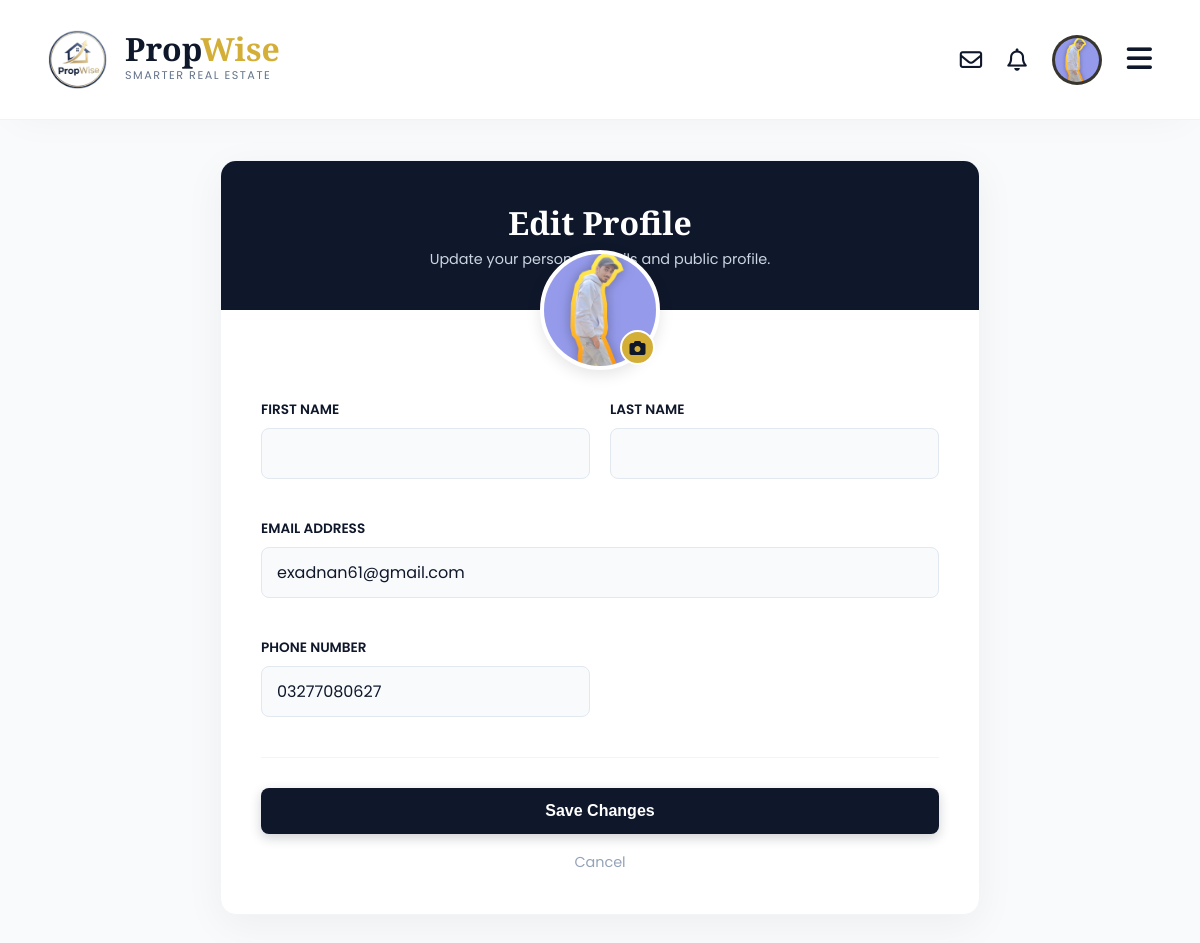
The app's page /accounts/profile/ (signed in) with its own data.
### accounts/models.py (models this page shows, shortened)
class User(AbstractUser):
    is_agent = models.BooleanField('Is agent', default=False)
    is_buyer = models.BooleanField('Is buyer', default=True) # By default, users are buyers
    phone_number = models.CharField(max_length=20, blank=True)
    profile_picture = models.ImageField(upload_to='profile_pics/', blank=True, null=True)
    favorites = models.ManyToManyField(
        Property,
        related_name="favorited_by",
        blank=True
    )

### accounts/views.py (the view)
# urls.py: path('profile/', account_views.profile_view, name='profile'),
@login_required(login_url='login')
def profile_view(request):
    if request.method == 'POST':
        form = CustomUserChangeForm(request.POST, request.FILES, instance=request.user)
        if form.is_valid():
            form.save()
            messages.success(request, 'Your profile has been updated successfully!')
            return redirect('homepage') # Redirect back to the same page
    else:
        form = CustomUserChangeForm(instance=request.user)
    context = {
        'form': form
    }
    return render(request, 'accounts/profile.html', context)

### accounts/forms.py
class CustomUserChangeForm(forms.ModelForm): # <-- 1. Inherit from ModelForm
    class Meta:
        model = User
        fields = ['first_name', 'last_name', 'email', 'phone_number', 'profile_picture']
        widgets = {
            'first_name': forms.TextInput(attrs={'class': 'form-control'}),
            'last_name': forms.TextInput(attrs={'class': 'form-control'}),
            'email': forms.EmailInput(attrs={'class': 'form-control'}),
            'phone_number': forms.TextInput(attrs={'class': 'form-control'}),
        }

### accounts/context_processors.py (called while the page is built)
def notifications(request):
    if request.user.is_authenticated:
        unread_notifs = Notification.objects.filter(
            recipient=request.user,
            is_read=False
        )
        return {
            'notification_count': unread_notifs.count(),
            'notification_list': unread_notifs[:5] # Only show the top 5 in the dropdown
        }
    return {}

### accounts/templates/accounts/profile.html (shortened to what this page needs)
{% extends 'base.html' %}
{% load static %}
{% block content %}
<div class="settings-container">
    <div class="settings-card">
        <div class="settings-header">
            <h1 class="settings-title">Edit Profile</h1>
            <p class="settings-subtitle">Update your personal details and public profile.</p>
        </div>
        <form method="POST" enctype="multipart/form-data" class="settings-form">
            <div class="profile-pic-wrapper">
                {% if user.profile_picture %}
                    <img src="{{ user.profile_picture.url }}" alt="Profile" class="profile-img" id="preview-img">
                {% else %}
                    <div class="profile-img" id="preview-img" style="display:flex; align-items:center; justify-content:center; font-size:3rem; color:#cbd5e1; background:#f1f5f9;">
                        <i class="fa-solid fa-user"></i>
                    </div>
                {% endif %}
                <label for="id_profile_picture" class="upload-btn" title="Change Photo">
                    <i class="fa-solid fa-camera"></i>
                </label>
            </div>
            <div class="form-grid">
                {% for field in form %}
                    {% if field.name == 'profile_picture' %}
                        <div style="display:none;">{{ field }}</div>
                    {% else %}
                        <div class="form-group {% if field.name == 'bio' or field.name == 'address' or field.name == 'email' %}full-width{% endif %}">
                            <label for="{{ field.id_for_label }}" class="form-label">{{ field.label }}</label>
                            {{ field }}
                        </div>
                    {% endif %}
                {% endfor %}
            </div>
            <hr style="border:0; border-top:1px solid #f1f5f9; margin: 20px 0 30px;">
            <button type="submit" class="btn-save">Save Changes</button>
            <div style="text-align:center; margin-top:15px;">
                <a href="{% url 'homepage' %}" style="color:#94a3b8; font-size:0.9rem;">Cancel</a>
            </div>
        </form>
    </div>
</div>
{% endblock content %}

### templates/base.html (shortened to what this page needs)
{% load static %}
<!DOCTYPE html>
<html lang="en">
<head>
    <link rel="stylesheet" href="https://cdnjs.cloudflare.com/ajax/libs/font-awesome/6.4.0/css/all.min.css">
</head>
<body>
    <nav class="navbar">
        <a href="{% url 'homepage' %}" class="nav-brand">
            <img src="{% static 'images/logo.png' %}" alt="PropWise">
            <div class="brand-text-col">
                <div class="brand-main">Prop<span>Wise</span></div>
                <div class="brand-tagline">Smarter Real Estate</div>
            </div>
        </a>
        <div class="nav-right">
            {% if user.is_authenticated %}
                <a href="{% url 'chat_inbox' %}" class="nav-icon" title="Messages">
                    <i class="fa-regular fa-envelope"></i>
                </a>
                <div class="nav-icon" onclick="toggleID('notif-drop')" title="Notifications">
                    <i class="fa-regular fa-bell"></i>
                </div>
                <div class="user-menu-container">
                    <div class="user-avatar" onclick="toggleID('user-drop')">
                        {% if user.profile_picture %}
                            <img src="{{ user.profile_picture.url }}" alt="{{ user.username }}">
                        {% else %}
                            <i class="fa-regular fa-user"></i>
                        {% endif %}
                    </div>
                </div>
            {% else %}
                <a href="{% url 'login' %}" class="nav-link">Log In</a>
                <a href="{% url 'signup' %}" class="btn-create">Sign Up</a>
            {% endif %}
            <div class="hamburger" onclick="toggleID('mobile-menu')">
                <i class="fa-solid fa-bars"></i>
            </div>
        </div>
    </nav>
    {% block content %}
    {% endblock %}
</body>
</html>

### templates/base.html (style rules this page uses)
:root { --pw-navy: #0F172A; --pw-gold: #D4AF37; --pw-gold-hover: #B5952F; --pw-gold-glow: rgba(212, 175, 55, 0.5); --pw-bg: #ffffff; --pw-text-body: #334155; --pw-light-gray: #F8FAFC; }
* { margin: 0; padding: 0; box-sizing: border-box; }
body { font-family: 'Poppins', sans-serif; background-color: var(--pw-light-gray); color: var(--pw-text-body); padding-top: 120px; overflow-x: hidden; }
a { text-decoration: none; color: inherit; transition: all 0.3s ease; }
.navbar { position: fixed; top: 0; left: 0; width: 100%; height: 120px; background: #ffffff; display: flex; align-items: center; justify-content: space-between; padding: 0 4%; z-index: 1000; border-bottom: 1px solid rgba(0,0,0,0.05); box-shadow: 0 10px 40px -15px rgba(0,0,0,0.05); animation: slideDown 0.5s ease-out; }
.nav-brand { display: flex; align-items: center; gap: 18px; text-decoration: none; }
.nav-brand img { height: 85px; width: auto; object-fit: contain; mix-blend-mode: multiply; display: block; transition: transform 0.3s ease; }
.brand-text-col { display: flex; flex-direction: column; justify-content: center; }
.brand-main { font-family: 'Playfair Display', serif; font-size: 2rem; font-weight: 800; color: var(--pw-navy); line-height: 0.9; }
.brand-main span { color: var(--pw-gold); }
.brand-tagline { font-family: 'Poppins', sans-serif; font-size: 0.85rem; color: #64748b; font-weight: 400; letter-spacing: 1.5px; text-transform: uppercase; margin-top: 4px; }
.nav-right { display: flex; align-items: center; gap: 25px; }
.nav-icon { font-size: 1.4rem; color: var(--pw-navy); cursor: pointer; position: relative; transition: 0.3s; }
.user-menu-container { position: relative; }
.user-avatar { width: 50px; height: 50px; background: var(--pw-navy); color: var(--pw-gold); border-radius: 50%; display: flex; align-items: center; justify-content: center; font-weight: 600; font-size: 1.2rem; cursor: pointer; border: 3px solid rgba(212, 175, 55, 0.2); transition: all 0.3s; overflow: hidden; }
.user-avatar img { width: 100%; height: 100%; object-fit: cover; }
.hamburger { display: none; font-size: 1.8rem; cursor: pointer; color: var(--pw-navy); }
@media (max-width: 1200px) { .hamburger { display: block; } }
@media (max-width: 1200px) { .nav-brand img { height: 60px; } }
@media (max-width: 1200px) { .brand-tagline { font-size: 0.7rem; } }

### accounts/templates/accounts/profile.html (style rules this page uses)
.settings-container { max-width: 800px; margin: 40px auto; padding: 0 20px; }
.settings-card { background: white; border-radius: 16px; box-shadow: 0 10px 40px rgba(0,0,0,0.05); border: 1px solid #f1f5f9; overflow: hidden; }
.settings-header { background: var(--pw-navy); padding: 40px 30px; text-align: center; color: white; position: relative; }
.settings-title { font-family: 'Playfair Display', serif; font-size: 2rem; margin-bottom: 5px; }
.settings-subtitle { color: #cbd5e1; font-size: 0.9rem; }
.profile-pic-wrapper { position: relative; width: 120px; height: 120px; margin: -60px auto 30px; z-index: 10; }
.profile-img { width: 100%; height: 100%; border-radius: 50%; object-fit: cover; border: 4px solid white; box-shadow: 0 5px 15px rgba(0,0,0,0.1); background: #f1f5f9; }
.upload-btn { position: absolute; bottom: 5px; right: 5px; width: 35px; height: 35px; background: var(--pw-gold); color: var(--pw-navy); border-radius: 50%; display: flex; align-items: center; justify-content: center; cursor: pointer; border: 2px solid white; transition: 0.3s; }
.settings-form { padding: 0 40px 40px; }
.form-grid { display: grid; grid-template-columns: 1fr 1fr; gap: 20px; }
.form-group { margin-bottom: 20px; }
.form-group.full-width { grid-column: span 2; }
.form-label { display: block; font-size: 0.85rem; font-weight: 600; color: var(--pw-navy); margin-bottom: 8px; text-transform: uppercase; }
.settings-form input[type="text"], .settings-form input[type="email"], .settings-form input[type="number"], .settings-form input[type="tel"], .settings-form textarea, .settings-form select { width: 100%; padding: 12px 15px; border: 1px solid #e2e8f0; border-radius: 8px; font-family: 'Poppins', sans-serif; font-size: 1rem; color: var(--pw-navy); background: #f8fafc; transition: all 0.3s; }
.btn-save { width: 100%; padding: 14px; background: var(--pw-navy); color: white; border: none; border-radius: 8px; font-size: 1rem; font-weight: 600; cursor: pointer; transition: 0.3s; box-shadow: 0 4px 12px rgba(15, 23, 42, 0.2); }

### records on screen
User: profile_picture (picture), form "exadnan61@gmail.com" "03277080627"

### other values on screen
{{ field.label }} "FIRST NAME" "LAST NAME" "EMAIL ADDRESS" "PHONE NUMBER"
